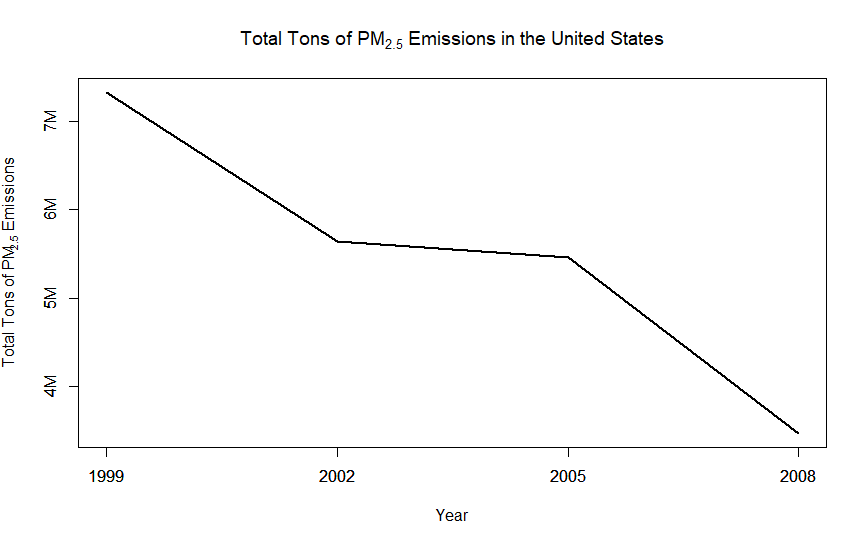

This chart was generated by the following R code:
annual <- NEI %>% group_by(year) %>% 
  filter(year == 1999|2002|2005|2008) %>% 
  summarize(Annual.Total = sum(Emissions));
pts <- pretty(annual$Annual.Total/1000000);
yrs <- c(1999,2002,2005,2008)
plot(annual$year, annual$Annual.Total/1000000, type = "l", lwd = 2, axes = FALSE,
     xlab = "Year", 
     ylab = expression("Total Tons of PM"[2.5]*" Emissions"), 
     main = expression("Total Tons of PM"[2.5]*" Emissions in the United States"));
axis(1, at = yrs, labels = paste(yrs));
axis(2, at = pts, labels = paste(pts, "M", sep = ""));
box()
